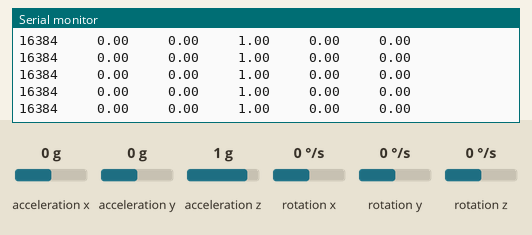
A sketch run on a simulated Arduino Uno, built with avr-gcc and run on an emulated ATmega328P. Shown: the last lines printed to the serial monitor. Inputs (shaded band) come from the test bench; at power-on: acceleration z 1 g, acceleration x 0 g, acceleration y 0 g, rotation x 0 °/s, rotation y 0 °/s, rotation z 0 °/s.

Above: at 1.2 s.
1.3 s: acceleration z set to 0 g
At 1.5 s:
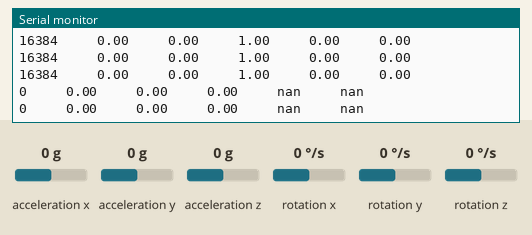
3.3 s: acceleration x set to -1.4 g
At 3.51 s:
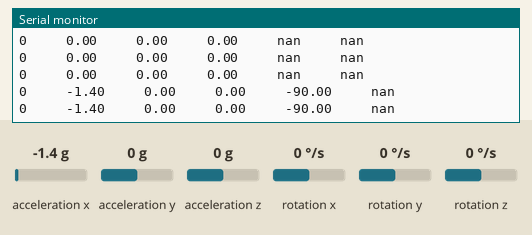
5.3 s: acceleration y set to 0.8 g
At 5.32 s:
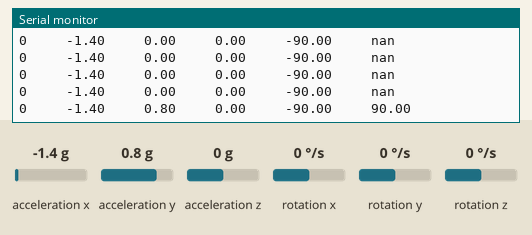
8.3 s: acceleration x set to 0 g
At 8.41 s:
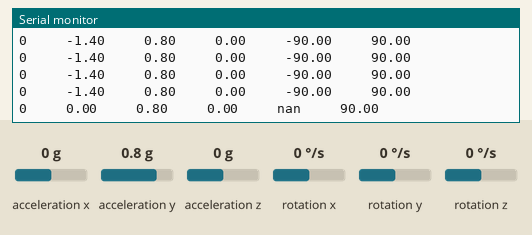

The sketch:

mpu6050-demo.ino
```cpp
#include "Wire.h"          //I2C通讯库
#include "I2Cdev.h"        //
#include "MPU6050.h"       //mpu6050库

MPU6050 mympu;             //定义mympu对象

float pi=3.1415926;             //Π的值，用于单位转换
float AcceRatio=16384.0;        //加速度计比例系数
float GyroRatio=131.0;          //陀螺仪比例系数
//定义3个变量，用于存储倾角数据
float angle_x=0.0,angle_y=0.0,angle_z=0.0;
int16_t ax=0,ay=0,az=0,gx=0,gy=0,gz=0;     //加速度计陀螺仪原始数据
float accx=0.0,accy=0.0,accz=0.0;

void setup(){
  Wire.begin();//开启iic通讯，mpu6050的数据传输协议为iic
  Serial.begin(115200);//打开串口
  mympu.initialize();  //初始化mpu6050
}

void loop() {
    //通过调用该函数，一次性从mpu6050获取6轴数据
    mympu.getMotion6(&ax,&ay,&az,&gx,&gy,&gz);
    accx=ax/AcceRatio;              //x轴加速度
    accy=ay/AcceRatio;              //y轴加速度
    accz=az/AcceRatio;              //z轴加速度
    angle_x=(atan(accx/accz)*180/pi); //计算身体前后的倾角，绕y轴的转角
    angle_y=(atan(accy/accz)*180/pi); //计算身体左右的倾角，绕x轴的转角
    Serial.print(az);Serial.print("     ");//将z轴加速度原始数据输出
    Serial.print(accx);Serial.print("     ");//将3轴加速度输出（单位:g)
    Serial.print(accy);Serial.print("     ");//将两个转角从串口输出
    Serial.print(accz);Serial.print("     ");//将两个转角从串口输出
    Serial.print(angle_x);Serial.print("     ");//将两个转角从串口输出
    Serial.print(angle_y);Serial.println("   ");
    delay(100);
}
```

Measured:
- after the input at 1.3 s, the serial monitor: prints a new line after 0.09 s (image 1)
- after the input at 3.3 s, the serial monitor: prints a new line after 0.10 s (image 2)
- after the input at 5.3 s, the serial monitor: prints a new line at once (image 3)
- after the input at 8.3 s, the serial monitor: prints a new line after 0.11 s (image 4)
